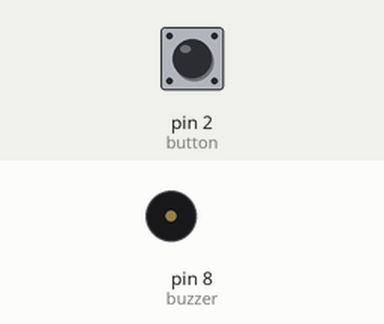
This sketch was run on a simulated Arduino Uno, built with avr-gcc and run on an emulated ATmega328P. Shown: buzzer (waves = sounding). The test bench sets the inputs (shaded band); at power-on: pin 2 (button) HIGH.

Above: at 1.2 s.
1.3 s: pin 2 (button) pulled LOW for 0.15 s
At 1.6 s:
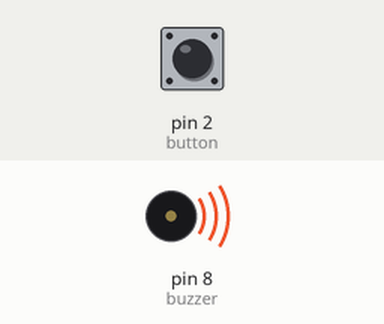
3.6 s: pin 2 (button) pulled LOW for 1 s
At 5.9 s:
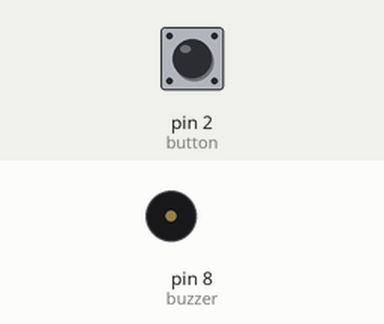
6.8 s: pin 2 (button) pulled LOW for 3.2 s
At 8.2 s:
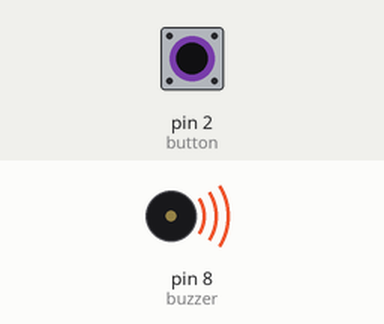
Timing chart, 0 to 12.2 s (numbered marks = the images above; inputs shaded):
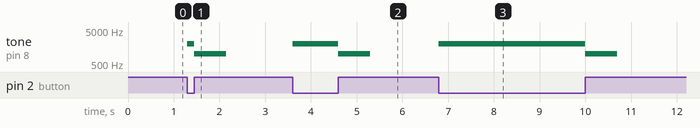

The sketch:

06_Doorbell.ino
```cpp
int buzzer = 8;
int button = 2;

void setup()
  {
    pinMode(buzzer, OUTPUT);
    pinMode(button, INPUT_PULLUP);
  }

void loop()
  {
    if (digitalRead(button) == LOW)
      {
        tone(buzzer, 2000);
        delay(1);

        if (digitalRead(button) == HIGH)
          {
            tone(buzzer, 1000);
            delay(700);
          }
      }
    else
      {
        noTone(buzzer);
      }
  }
```

Measured:
- after the input at 1.3 s, tone on pin 8 (buzzer): silent → 2000 Hz at once, → 1000 Hz 0.15 s later, → silent 0.70 s later
- after the input at 3.6 s, tone on pin 8 (buzzer): silent → 2000 Hz at once, → 1000 Hz 1.0 s later, → silent 0.70 s later
- after the input at 6.8 s, tone on pin 8 (buzzer): silent → 2000 Hz at once, → 1000 Hz 3.2 s later, → silent 0.70 s later
